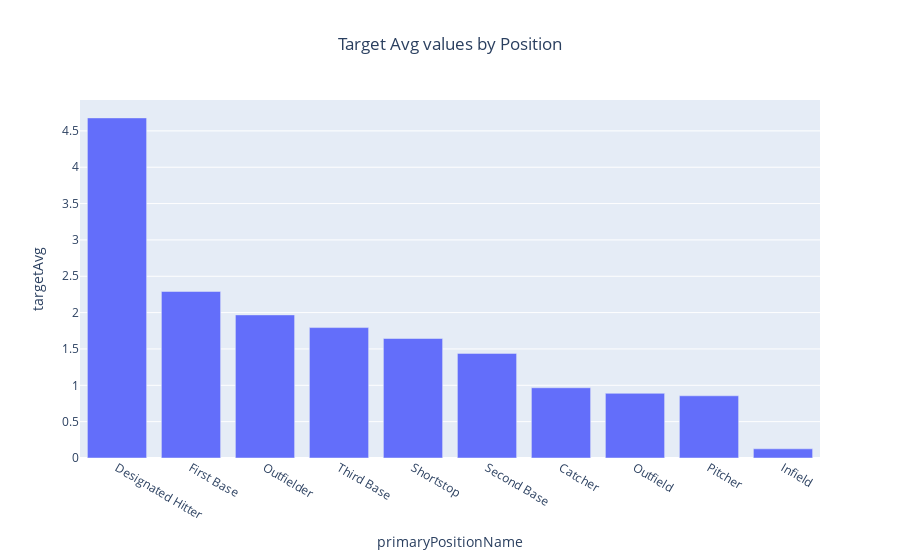
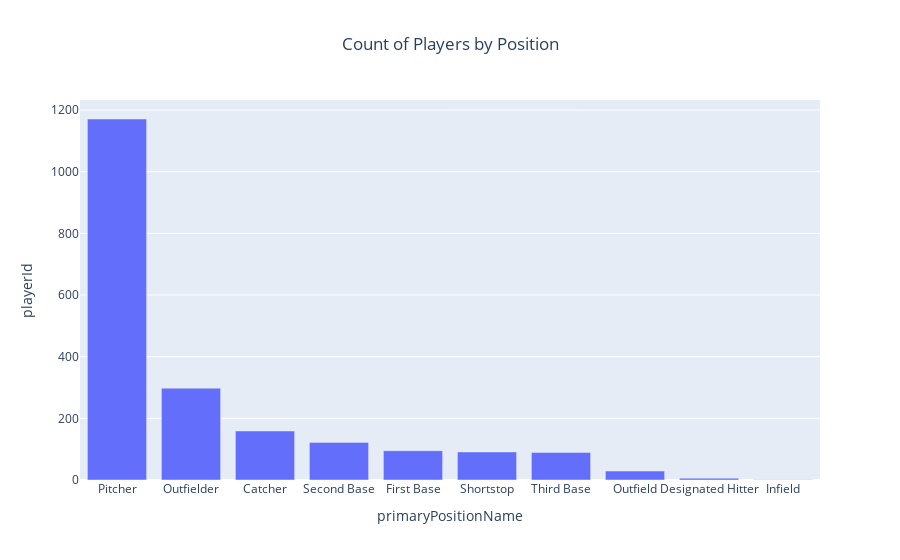
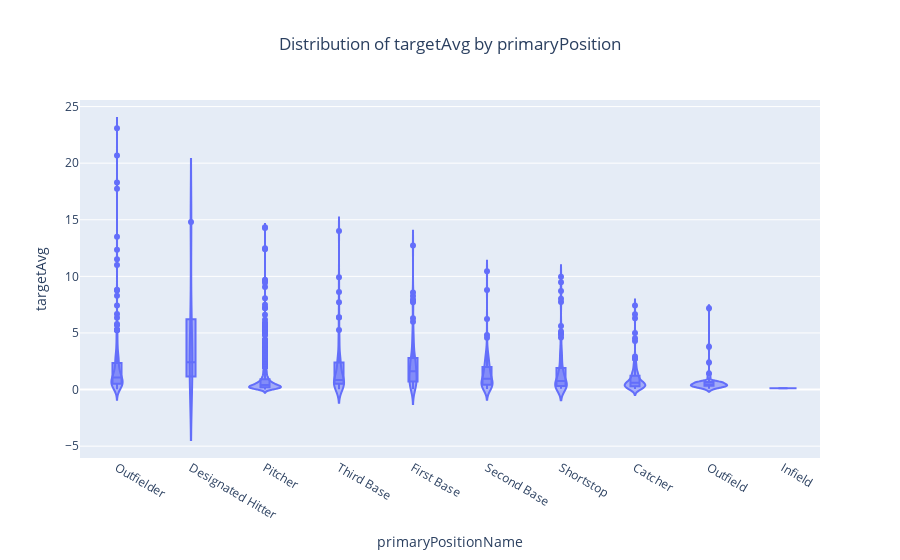

Notebook source saved alongside these figures, in order:
### Code cell
position_avg=plys_trtg.groupby(['primaryPositionName']).agg({'targetAvg':'mean','playerId':'nunique'}).reset_index()
position_avg.sort_values(by='targetAvg',inplace=True,ascending=False)

fig=px.bar(position_avg,x='primaryPositionName',y='targetAvg',title='Target Avg values by Position')
fig.update_layout(title_x=0.5)
fig.show()
position_avg.sort_values(by='playerId',inplace=True,ascending=False)

fig1=px.bar(position_avg,x='primaryPositionName',y='playerId',title='Count of Players by Position')
fig1.update_layout(title_x=0.5)
fig1.show()


player_high_join=pd.merge(left=player_high,right=players,how='inner')
#player_high_join=player_high_join.loc[player_high_join['primaryPositionName']=='Pitcher']
player_high_join

fig2 = px.violin(player_high_join,y='targetAvg',box=True,x='primaryPositionName',title='Distribution of targetAvg by primaryPosition')
fig2.update_layout(title_x=0.5)
fig2.show()

### Figure 1 — Plotly figure (JSON) as saved in the notebook; plotly's stock layout.template omitted (floating-point values rounded to 4 significant figures)
{"data": [{"alignmentgroup": "True", "hovertemplate": "primaryPositionName=%{x}<br>targetAvg=%{y}<extra></extra>", "legendgroup": "", "marker": {"color": "#636efa", "pattern": {"shape": ""}}, "name": "", "offsetgroup": "", "orientation": "v", "showlegend": false, "textposition": "auto", "type": "bar", "x": ["Designated Hitter", "First Base", "Outfielder", "Third Base", "Shortstop", "Second Base", "Catcher", "Outfield", "Pitcher", "Infield"], "xaxis": "x", "y": [4.679, 2.291, 1.969, 1.794, 1.644, 1.439, 0.966, 0.8897, 0.8558, 0.1262], "yaxis": "y"}], "layout": {"barmode": "relative", "legend": {"tracegroupgap": 0}, "title": {"text": "Target Avg values by Position", "x": 0.5}, "xaxis": {"anchor": "y", "domain": [0, 1], "title": {"text": "primaryPositionName"}}, "yaxis": {"anchor": "x", "domain": [0, 1], "title": {"text": "targetAvg"}}}}

### Figure 2 — Plotly figure (JSON) as saved in the notebook; plotly's stock layout.template omitted (floating-point values rounded to 4 significant figures)
{"data": [{"alignmentgroup": "True", "hovertemplate": "primaryPositionName=%{x}<br>playerId=%{y}<extra></extra>", "legendgroup": "", "marker": {"color": "#636efa", "pattern": {"shape": ""}}, "name": "", "offsetgroup": "", "orientation": "v", "showlegend": false, "textposition": "auto", "type": "bar", "x": ["Pitcher", "Outfielder", "Catcher", "Second Base", "First Base", "Shortstop", "Third Base", "Outfield", "Designated Hitter", "Infield"], "xaxis": "x", "y": [1171, 298, 159, 122, 95, 91, 89, 29, 6, 1], "yaxis": "y"}], "layout": {"barmode": "relative", "legend": {"tracegroupgap": 0}, "title": {"text": "Count of Players by Position", "x": 0.5}, "xaxis": {"anchor": "y", "domain": [0, 1], "title": {"text": "primaryPositionName"}}, "yaxis": {"anchor": "x", "domain": [0, 1], "title": {"text": "playerId"}}}}

### Figure 3 — Plotly figure (JSON) as saved in the notebook; plotly's stock layout.template omitted (floating-point values rounded to 4 significant figures; data arrays with more than 128 entries replaced by an {"elided": "..."} marker saying what was removed)
{"data": [{"alignmentgroup": "True", "box": {"visible": true}, "hovertemplate": "primaryPositionName=%{x}<br>targetAvg=%{y}<extra></extra>", "legendgroup": "", "marker": {"color": "#636efa"}, "name": "", "offsetgroup": "", "orientation": "v", "scalegroup": "True", "showlegend": false, "type": "violin", "x": {"elided": "2061 str values"}, "x0": " ", "xaxis": "x", "y": {"elided": "2061 float values"}, "y0": " ", "yaxis": "y"}], "layout": {"legend": {"tracegroupgap": 0}, "title": {"text": "Distribution of targetAvg by primaryPosition", "x": 0.5}, "violinmode": "group", "xaxis": {"anchor": "y", "domain": [0, 1], "title": {"text": "primaryPositionName"}}, "yaxis": {"anchor": "x", "domain": [0, 1], "title": {"text": "targetAvg"}}}}
